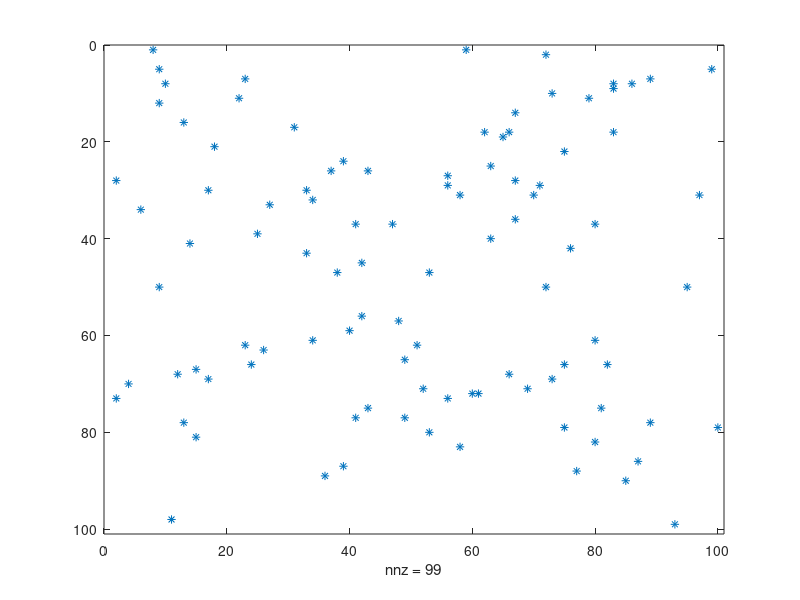

The MATLAB source for this figure: (Note: this script raises an error after producing the figure.)

% vs 0.0.0.2
% 2013-08-24

% SPYC tests

% Generate a random sparse matrix and run a battery of tests

clear all
clc
close all

N = 100;
f = 0.01;
zmax=1000;
A = zeros(N);
pts=unique(round((N-1)*rand(round(N^2*f),2))+1,'rows');
s = zmax*rand(length(pts),1);
ns = length(s);
[iA jA] = size(A);
sA = sparse(pts(:,1),pts(:,2),s,iA,jA);


% run test battery

disp('Press RET to start tests...')
pause
disp('spy(sA)')
figure
spy(sA)
pause
disp('spyc(sA,[])')
spyc(sA,[]);
pause
disp('spyc(sA,[],[]);')
spyc(sA,[],[]);
pause

cmap = 'summer';
disp('spyc(sA,cmap);')
spyc(sA,cmap);
pause
disp('spyc(sA,cmap,[]);')
spyc(sA,cmap,[]);
pause
disp('spyc(sA,cmap,0);')
spyc(sA,cmap,0);
pause
disp('spyc(sA,cmap,1);')
spyc(sA,cmap,1);
pause

cmap = 'winter';
cmap = flipud(colormap(cmap));
disp('spyc(sA,cmap);')
spyc(sA,cmap);
pause
disp('spyc(sA,cmap,[]);')
spyc(sA,cmap,[]);
pause
disp('spyc(sA,cmap,0);')
spyc(sA,cmap,0);
pause
disp('spyc(sA,cmap,1);')
spyc(sA,cmap,1);
pause

disp('done!')

% any of the following should produce error
% spyc;
% spyc();
% spyc(sA,0,[]);
% spyc([],[],[]);

return

